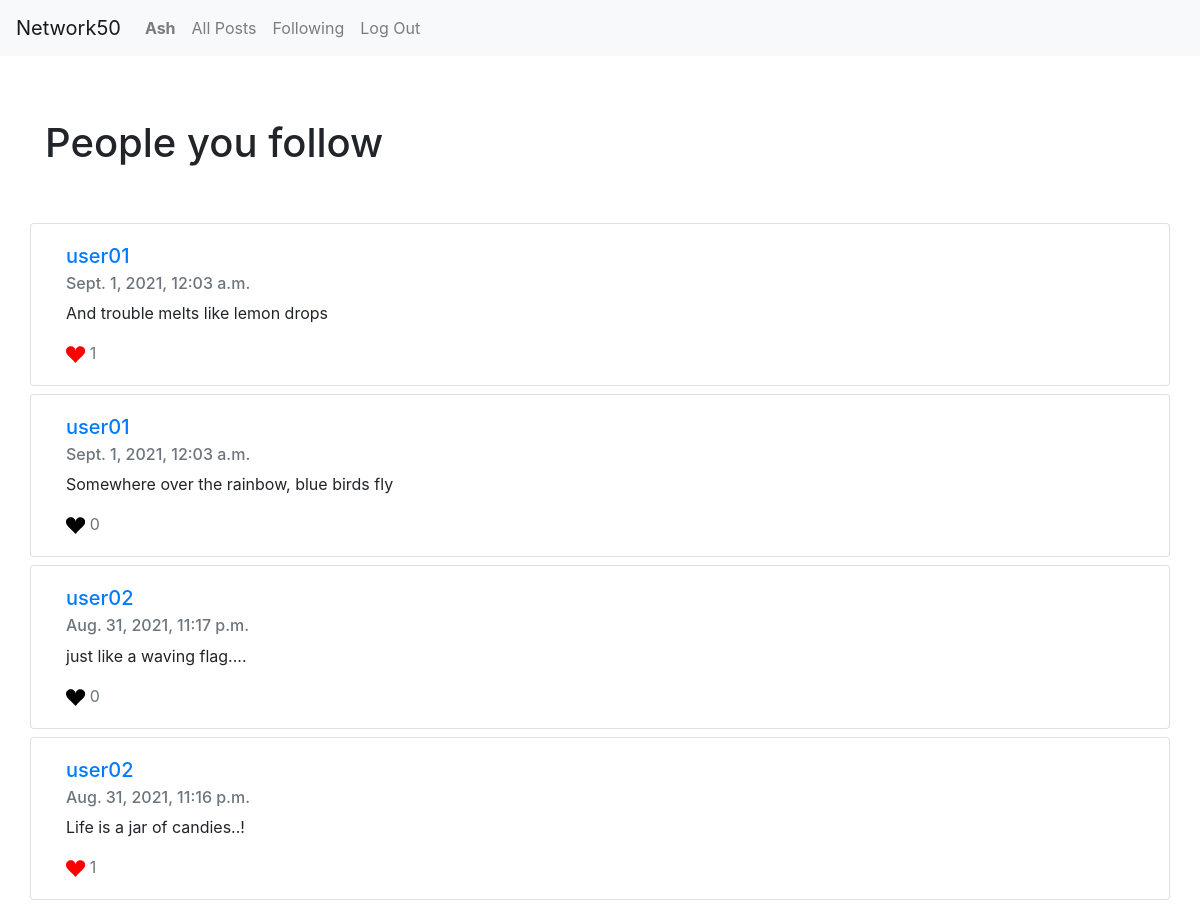
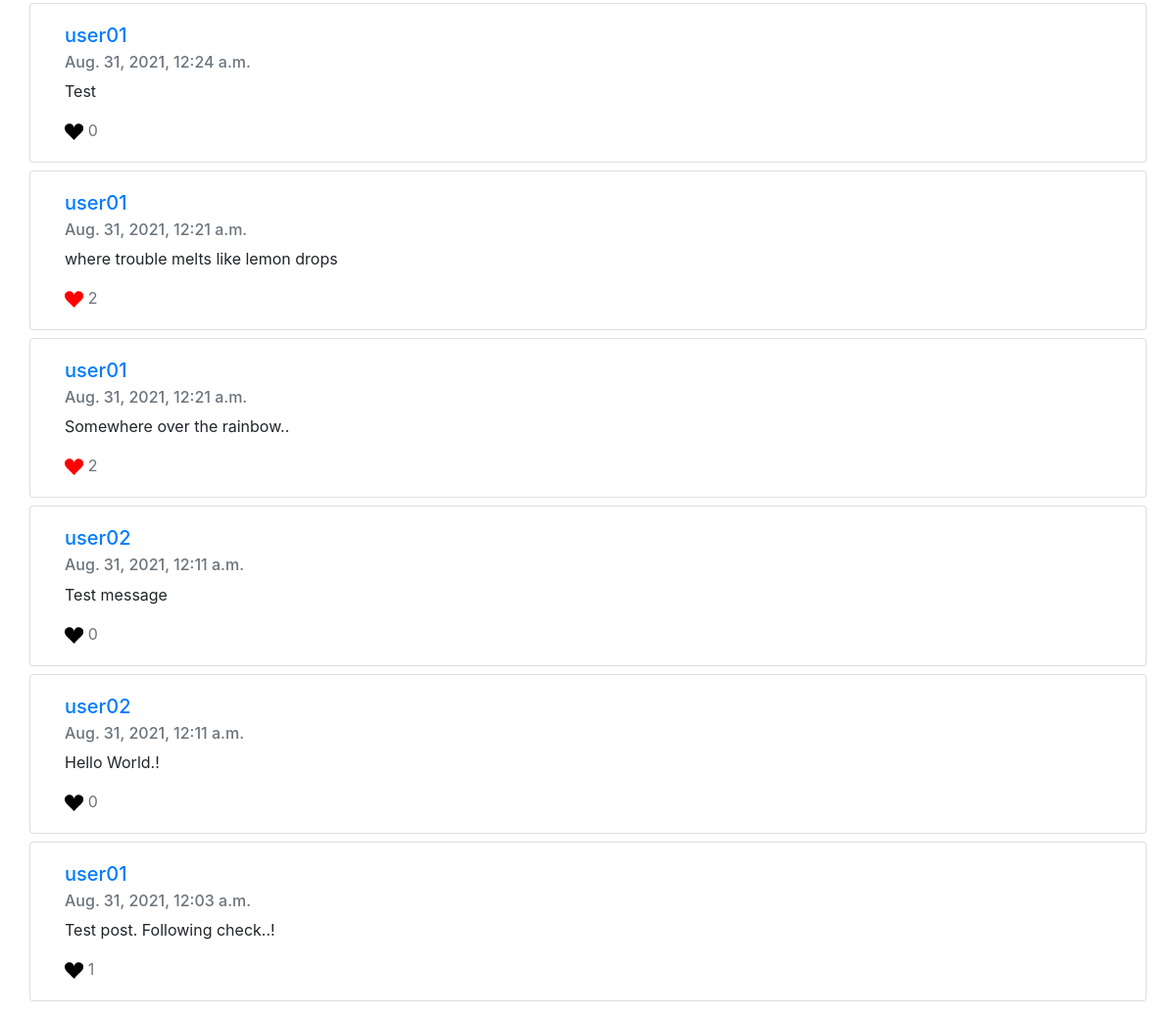
Page /following (signed in) on the committed database (2 pictures, top to bottom).
### network/models.py (models this page shows)
class User(AbstractUser):
    following = models.ManyToManyField("self", symmetrical=False, blank=True, related_name="followers")

class Post(models.Model):
    content = models.TextField(verbose_name="New Post")
    timestamp = models.DateTimeField(auto_now_add=True)
    creator = models.ForeignKey(User, on_delete=models.CASCADE, related_name="posts")
    likes = models.ManyToManyField(User, blank=True)

### network/views.py (the view)
# urls.py: path("following", views.following, name="following"),
@login_required
def following(request):
    posts = Post.objects.filter(
        creator__in=request.user.following.all()).order_by("-timestamp")
    page_obj = paginate_posts(request, posts)
    return render(request, "network/following.html", {
        "posts": page_obj,
        "feed": True
    })

### network/views.py (called while the page is built)
def paginate_posts(request, posts):
    paginator = Paginator(posts, 10)
    page_number = request.GET.get('page')
    return paginator.get_page(page_number)

### network/templates/network/following.html
{% extends "network/posts.html" %}
{% block top-matter %}
<div class="container py-5">
    <h1>People you follow</h1>
</div>
{% endblock %}

### network/templates/network/posts.html (shortened to what this page needs)
{% extends "network/layout.html" %}
{% load static %}
{% block body %}
    <div class="top-matter">
        {% block top-matter %}
        {% endblock %}
    </div>
    <div class="feed">
        {% for post in posts %}
        <div class="card container mb-2">
            <div class="card-body">
                <a href="{% url 'profile' post.creator.username %}">
                    <h5 class="card-title">{{ post.creator }}</h5>
                </a>
                <h6 class="card-subtitle mb-2 text-muted">{{ post.timestamp }}</h6>
                <p class="card-text" id="post-content-{{ post.id }}">{{ post.content }}</p>
                <p class="card-text text-muted">
                    <svg width="1.2em"
                         height="1.2em"
                         viewBox="0 0 16 16"
                         xmlns="http://www.w3.org/2000/svg"
                         id="{{ post.id }}"
                         data-post="{{ post.id }}"
                         class="bi bi-suit-heart-fill"
                         fill="
                            {% if user in post.likes.all %}
                            red
                            {% else %}
                            black
                            {% endif %}">
                        <path d="M4 1c2.21 0 4 1.755 4 3.92C8 2.755 9.79 1 12 1s4 1.755 4 3.92c0 3.263-3.234 4.414-7.608 9.608a.513.513 0 0 1-.784 0C3.234 9.334 0 8.183 0 4.92 0 2.755 1.79 1 4 1z"/>
                    </svg>
                    <span id="like-count-{{ post.id }}">{{ post.likes.all|length }}</span>
                </p>
            </div>
        </div>
        {% empty %}
        <p class="container">Nothing to show. Follow people to see there posts here.!</p>
        {% endfor %}
    </div>
{% endblock %}

### network/templates/network/layout.html (shortened to what this page needs)
{% load static %}
<!DOCTYPE html>
<html lang="en">
    <head>
        <link
            rel="stylesheet"
            href="https://stackpath.bootstrapcdn.com/bootstrap/4.4.1/css/bootstrap.min.css"
        />
        <link href="{% static 'network/styles.css' %}" rel="stylesheet" />
    </head>
    <body>
        <nav class="navbar navbar-expand-lg navbar-light bg-light">
            <a class="navbar-brand" href="{% url 'index' %}">Network50</a>
            <div>
                <ul class="navbar-nav mr-auto">
                    {% if user.is_authenticated %}
                    <li class="nav-item">
                        <a
                            class="nav-link"
                            href="{% url 'profile' user.username %}"
                            ><strong>{{ user.username }}</strong></a
                        >
                    </li>
                    {% endif %}
                    <li class="nav-item">
                        <a class="nav-link" href="{% url 'index' %}"
                            >All Posts</a
                        >
                    </li>
                    {% if user.is_authenticated %}
                    <li class="nav-item">
                        <a class="nav-link" href="{% url 'following' %}"
                            >Following</a
                        >
                    </li>
                    <li class="nav-item">
                        <a class="nav-link" href="{% url 'logout' %}"
                            >Log Out</a
                        >
                    </li>
                    {% endif %}
                </ul>
            </div>
        </nav>
        <div class="body">{% block body %} {% endblock %}</div>
    </body>
</html>

### network/static/network/styles.css (style rules this page uses)
.body { margin: 15px; }
.bi { cursor: pointer; }

### rows in the picture
User: username "Ash"
Post: creator "user01", timestamp "Sept. 1, 2021, 12:03 a.m.", content "And trouble melts like lemon drops", likes.all|length "1"
Post: creator "user01", timestamp "Sept. 1, 2021, 12:03 a.m.", content "Somewhere over the rainbow, blue birds fly", likes.all|length "0"
Post: creator "user02", timestamp "Aug. 31, 2021, 11:17 p.m.", content "just like a waving flag....", likes.all|length "0"
Post: creator "user02", timestamp "Aug. 31, 2021, 11:16 p.m.", content "Life is a jar of candies..!", likes.all|length "1"
Post: creator "user01", timestamp "Aug. 31, 2021, 12:24 a.m.", content "Test", likes.all|length "0"
Post: creator "user01", timestamp "Aug. 31, 2021, 12:21 a.m.", content "where trouble melts like lemon drops", likes.all|length "2"
Post: creator "user01", timestamp "Aug. 31, 2021, 12:21 a.m.", content "Somewhere over the rainbow..", likes.all|length "2"
Post: creator "user02", timestamp "Aug. 31, 2021, 12:11 a.m.", content "Test message", likes.all|length "0"
Post: creator "user02", timestamp "Aug. 31, 2021, 12:11 a.m.", content "Hello World.!", likes.all|length "0"
Post: creator "user01", timestamp "Aug. 31, 2021, 12:03 a.m.", content "Test post. Following check..!", likes.all|length "1"
